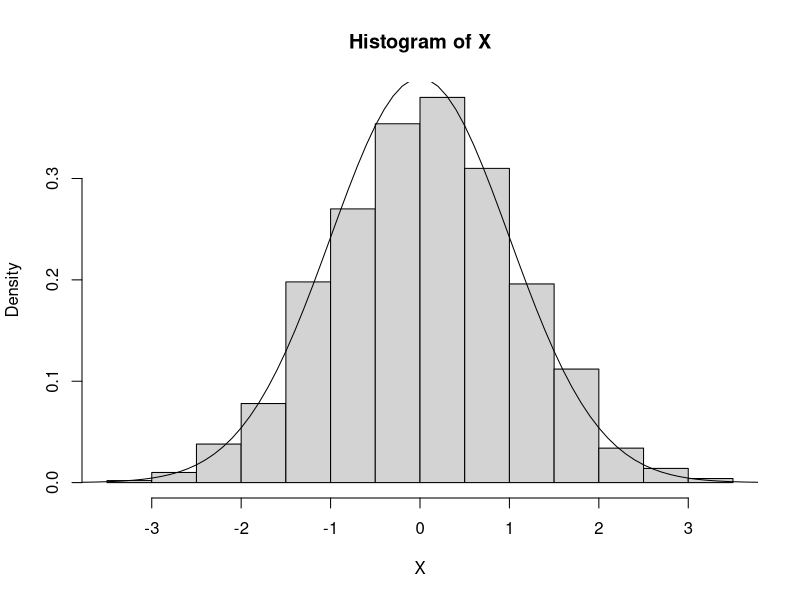

R code for this plot:
#Question 1
BM <- function(n){
  if(n%%2==0){
    U1<-runif(n/2)
    U2<-runif(n/2)
  } else {
    U1<-runif(n/2)
    U2<-runif(n/2)
  }
  X1<-sqrt(-2*log(U1))*cos(2*pi*U2)
  X2<-sqrt(-2*log(U1))*sin(2*pi*U2)  
  return(c(X1,X2))
}

X<-BM(1000)
#Question 2
hist(X, freq=FALSE)
lines(y<-seq(-4, 4, 0.1), dnorm(y))
